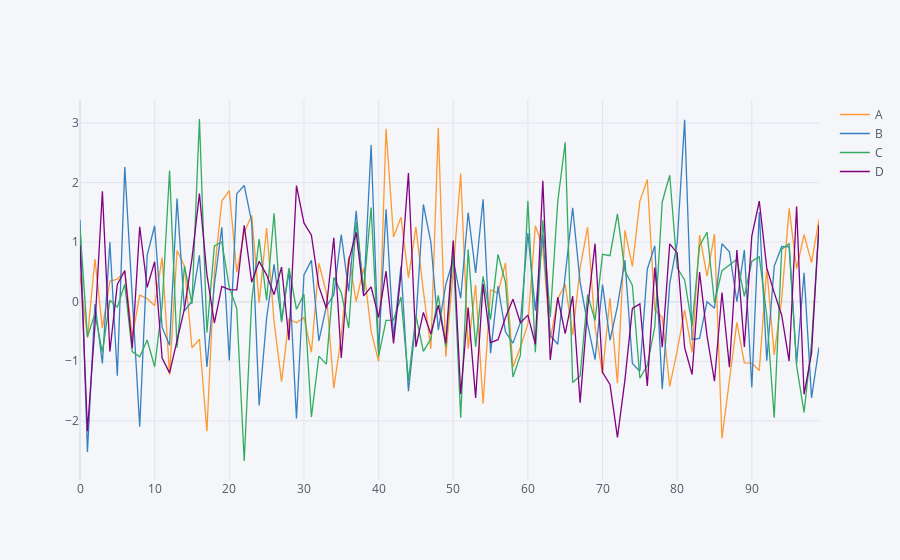

Notebook code for this chart:
### Code cell
df.iplot()
'''
When you use:
    df.iplot()
you're using Plotly, specifically through the cufflinks library, which connects Pandas and Plotly.

🔧 Here's how it works:
    df.iplot() comes from the cufflinks package.
    It allows you to create interactive Plotly charts directly from Pandas DataFrames.
    The "i" in iplot stands for interactive — so the charts are zoomable, hoverable, and dynamic.
''';
